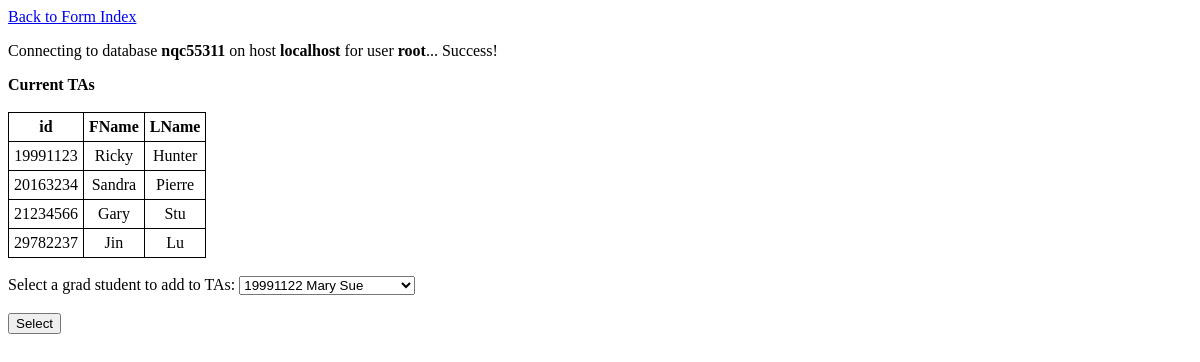
The app's page /add_new_TA.php with its own data.
### tables this page shows
CREATE TABLE IF NOT EXISTS `Students` (
  `id` INT(11) NOT NULL,
  `Start_Year` INT(4) NULL DEFAULT NULL,
  `Final_Year` INT(4) NULL DEFAULT NULL,
  `FName` CHAR(32) NULL DEFAULT NULL,
  `LName` CHAR(32) NULL DEFAULT NULL,
  `SSN` INT(9) NOT NULL,
  `Phone` BIGINT(10) NULL DEFAULT NULL,
  `Email` CHAR(64) NULL DEFAULT NULL,
  `Appartment` CHAR(32) NULL DEFAULT NULL,
  `Province` CHAR(32) NULL DEFAULT NULL,
  `Postal_Code` CHAR(6) NULL DEFAULT NULL,
  `City` CHAR(32) NULL DEFAULT NULL,
  `Street` CHAR(32) NULL DEFAULT NULL,
  `Civic_Number` INT(16) NULL DEFAULT NULL,
  `GPA` DECIMAL(3,2) NULL DEFAULT NULL,
  `Total_Credit` INT(3) NULL DEFAULT NULL,
  PRIMARY KEY (`id`),
  UNIQUE INDEX `SSN_UNIQUE` (`SSN` ASC),
  UNIQUE INDEX `Email_UNIQUE` (`Email` ASC),
  UNIQUE INDEX `Phone_UNIQUE` (`Phone` ASC));

### add_new_TA.php (the view, shortened to what this page needs)
<!DOCTYPE html>
<html>
<head>
	<link rel="stylesheet" href="styles.css">
</head>
<body>
<a href=".">Back to Form Index</a>
<br>
<?php
require_once 'login.php';
require_once 'util.php';
?>
<?php
$connection = connect_to_db($db_hostname, $db_username, $db_password, $db_database);
?>
<b>Current TAs</b><br>
<?php
$result_show_TAs = $connection->query("SELECT id, FName, LName FROM Students, TAs WHERE Students.id = TAs.id_from_Students_from_Graduates");
show_table($result_show_TAs);
?>
<br>
<?php
$grad_sql = "SELECT id, FName, LName FROM Students WHERE id IN (SELECT id_from_Students FROM Graduates) AND Students.GPA >= 3.2 AND id NOT IN (SELECT id FROM Students, TAs WHERE Students.id = TAs.id_from_Students_from_Graduates)";
$result_grad = $connection->query($grad_sql);
?>
<form action="add_new_TA.php" method="post">
	Select a grad student to add to TAs: <select name="student">
		<?php
		while ($row = $result_grad->fetch_array(MYSQLI_NUM)) {
			echo "<option value=\"$row[0]\">$row[0] $row[1] $row[2] </option>";
		}
		?>
	</select>
	<br><br><input type="submit" value="Select">
</form>
<br>
</body>
</html>

### util.php (shortened to what this page needs)
<?php
function connect_to_db($db_hostname, $db_username, $db_password, $db_database)
{
	echo "<p>Connecting to database <b> $db_database</b> on host <b>
		$db_hostname</b> for user <b>$db_username</b>... ";
	$connection = new mysqli($db_hostname, $db_username, $db_password, $db_database);
	if (!$connection) {
		echo " Failure!</p>";
		die($connection->error);
		return $connection;
	}
	else {
		echo "Success!</p>";
		return $connection;
	}
}
function show_table ($result)
{
	if ($result->num_rows > 0) {
	    echo '<br><table>';
	    echo '<tr>';
	    while ($header = $result->fetch_field()){
	    	echo '<th>' . $header->name . '</th>';
	    }
	    echo '</tr>';
	    while($row = $result->fetch_array(MYSQLI_NUM)) {
	        echo '<tr>';
	        foreach ($row as $value) {
	        	echo '<td>' . $value . '</td>';
	        }
	        echo '</tr>';
	    }
	    echo '</table>';
	} else {
	    echo "0 results";
	}
}
?>

### styles.css (style rules this page uses)
table, th, td { border: 1px solid black; border-collapse: collapse; padding: 5px; }
th, td { text-align: center; }

### records on screen
students: id "19991123", FName "Ricky", LName "Hunter"
students: id "20163234", FName "Sandra", LName "Pierre"
students: id "21234566", FName "Gary", LName "Stu"
students: id "29782237", FName "Jin", LName "Lu"

### other values on screen
$db_database "nqc55311"
$db_hostname "localhost"
$db_username "root"
$header->name "id"
$header->name "FName"
$header->name "LName"
form field student "19991122 Mary Sue"
